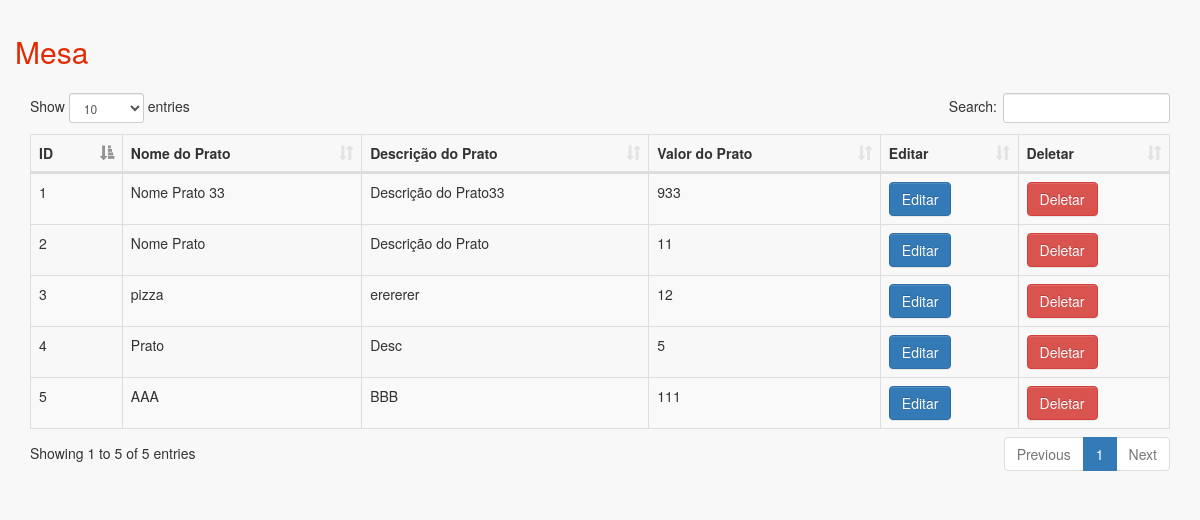
/pages/listar_prato.php (signed in), run on the app's committed database.
### tables this page shows
CREATE TABLE `tb_pratos` (
  `id_prato` int(11) NOT NULL,
  `nome_prato` varchar(255) NOT NULL,
  `desc_prato` varchar(255) NOT NULL,
  `valor_prato` float NOT NULL
);

### pages/listar_prato.php (the view, shortened to what this page needs)
<!DOCTYPE html>
<html lang="pt-br">
<head>
  <link rel="stylesheet" href="../bootstrap-3.3.6/css/bootstrap-theme.min.css">
  <link rel="stylesheet" href="../css/input_css.css">
  <link rel="stylesheet" href="../bootstrap-3.3.6/css/bootstrap.min.css">
  <link href="../bootstrap-3.3.6/font-awesome/css/font-awesome.min.css" rel="stylesheet" type="text/css">
  <link href="../css/sb2.css" rel="stylesheet">
  <link href="../bootstrap-3.3.6/datatables/css/dataTables.bootstrap.css" rel="stylesheet">
  <link href="../bootstrap-3.3.6/datatables/dataTables.responsive.css" rel="stylesheet">
</head>
<body>
<h2 class="title">Mesa</h2>
<div class="panel-body">
  <table width="100%" class="table table-striped table-bordered table-hover" id="dataTables-example">
    <thead>
    <tr>
      <th class="ta">ID</th>
      <th class="ta">Nome do Prato</th>
      <th class="ta">Descrição do Prato</th>
      <th class="ta">Valor do Prato</th>
      <th class="ta">Editar</th>
      <th class="ta">Deletar</th>
    </tr>
    </thead>
    <tbody>
    <?php
    $conn = conectar();
    $conn->setAttribute(PDO::ATTR_ERRMODE, PDO::ERRMODE_EXCEPTION);
    $sql = "SELECT * FROM tb_pratos";
    $select = $conn->query($sql);
    while ($res = $select->fetch(PDO::FETCH_ASSOC)){?>
    <tr class="odd gradeX">
      <td class="ta"><?php echo $res['id_prato'];?></td>
      <td class="ta"><?php echo $res['nome_prato'];?></td>
      <td class="ta"><?php echo $res['desc_prato'];?></td>
      <td class="ta"><?php echo $res['valor_prato'];?></td>
      <td>
        <form action="editar_prato.php" method="post">
          <button type="submit" class="btn btn-primary" name="tipo" value="edir">Editar</button>
        </form>
      </td>
      <td>
       <form action="" method="post">
          <button type="submit" class="btn btn-danger" name="tipo" value="del" data-toggle="modal" data-target="#confirm-delete">Deletar</button>
        </form>
      </td>
    </tr>
    <?php } ?>
    </tbody>
  </table>
</div>
</body>
</html>

### css/input_css.css (style rules this page uses)
body { font-family: "ubuntu"; padding: 15px; background-color: #c1c1c1; }
body .title { color: #e02c04; }
.ta { white-space: nowrap; }

### css/sb2.css (style rules this page uses)
body { background-color: #f8f8f8; }
table.dataTable thead .sorting, table.dataTable thead .sorting_asc, table.dataTable thead .sorting_desc, table.dataTable thead .sorting_asc_disabled, table.dataTable thead .sorting_desc_disabled { background: transparent; }
table.dataTable thead .sorting_asc:after { content: "\f0de"; float: right; font-family: fontawesome; }
table.dataTable thead .sorting:after { content: "\f0dc"; float: right; font-family: fontawesome; color: rgba(50, 50, 50, 0.5); }

### data on the page
tb_pratos: id_prato "1", nome_prato "Nome Prato 33", desc_prato "Descrição do Prato33", valor_prato "933"
tb_pratos: id_prato "2", nome_prato "Nome Prato", desc_prato "Descrição do Prato", valor_prato "11"
tb_pratos: id_prato "3", nome_prato "pizza", desc_prato "erererer", valor_prato "12"
tb_pratos: id_prato "4", nome_prato "Prato", desc_prato "Desc", valor_prato "5"
tb_pratos: id_prato "5", nome_prato "AAA", desc_prato "BBB", valor_prato "111"
